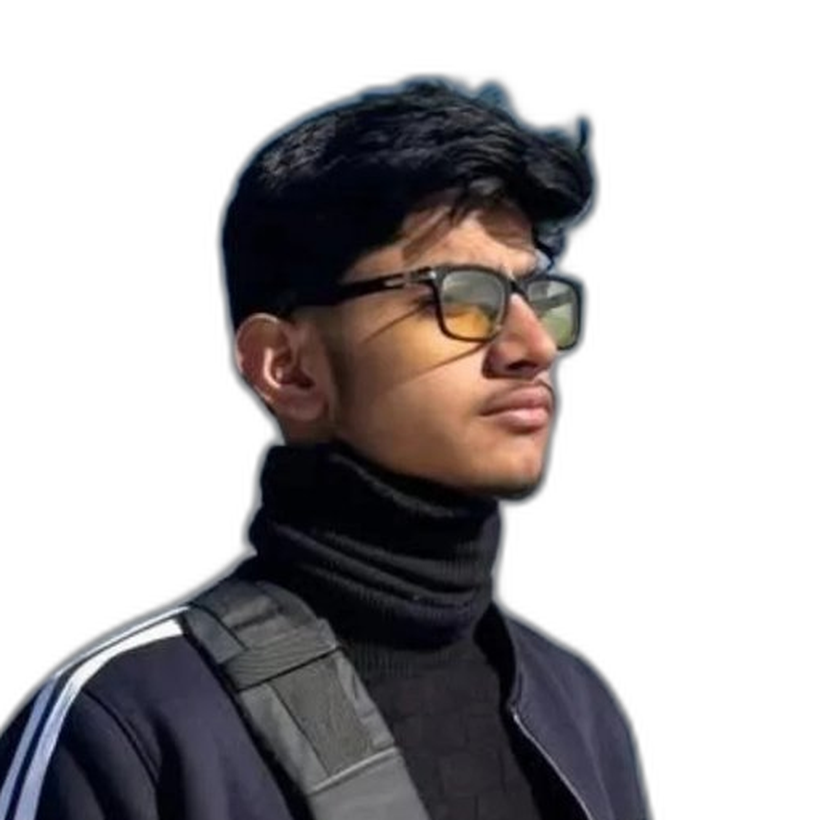
#> input picture assets/img/shahmeer.png, 820 x 820 px
$ python make-hologram.py assets/img/shahmeer.png
#> lines starting #> are read from the running program, lines starting #| are printed output that depends on the picture; after the words box and inside, x2 and y2 are one past the last pixel; in counts of white or black regions, pixels touching at a corner belong together
r"""
make-hologram.py — turn the portrait cutout into a projected hologram.

The look is a wireframe/point-cloud figure: bright cyan contours tracing
the shape, a dimmer speckled mesh filling the volume, horizontal scan
banding through the whole thing. The reference does this with a real 3D
render; we cannot, because this site has to stay smooth on a machine with
no GPU driver. So the expensive part is done here, once, offline, and the
page ships flat images that cost nothing to draw.

Three layers come out, so the page can parallax them against each other
and read as having depth:

    holo-far.webp    the dim mesh fill    (moves least)
    holo-mid.webp    volume shading       (moves a little)
    holo-edge.webp   bright contours      (moves most, sits in front)

    python make-hologram.py            # rebuild all three
    python make-hologram.py --preview  # also write a composite to eyeball

Tunables are the constants below. The failure mode to watch for is the
face dissolving into noise: DOT_STEP too small at display size turns the
dots into mush, and EDGE_GAIN too low loses the eyes and jawline, which
are the two things that make the portrait readable as a person.
"""
import os
import sys

import numpy as np
from PIL import Image

HERE = os.path.dirname(os.path.abspath(__file__))
IMG = os.path.join(HERE, "assets", "img")
SRC = os.path.join(IMG, "shahmeer.png")

SIZE = 820

# The portal draws the picture at roughly 258 CSS px, so about 520 device
# px on a 2x screen. Dot spacing is chosen against THAT, not against the
# source: at a 9px step the dots land ~5px apart on screen, which still
# reads as discrete points instead of a solid smear.
DOT_STEP = 9
DOT_MAX_R = 2.9
EDGE_GAIN = 2.6
SCAN_PERIOD = 4          # source px between scan bands
SCAN_DEPTH = 0.62        # how dark the gaps between bands go
DOT_FLOOR = 0.22         # mesh brightness in unlit parts of the figure
EDGE_FLOOR = 0.10        # below this, Sobel response is hair noise, not contour

# the palette the rest of the site already uses
DIM = np.array([0, 120, 190], dtype=float)
MID = np.array([0, 200, 255], dtype=float)
HOT = np.array([190, 246, 255], dtype=float)


def load():
    im = Image.open(SRC).convert("RGBA").resize((SIZE, SIZE), Image.LANCZOS)
#> im is the input picture: PIL image 820x820 RGBA; mean R, G, B, A 26.7, 23.6, 24.9, 106.2
    a = np.asarray(im, dtype=float) / 255.0
    rgb, alpha = a[..., :3], a[..., 3]
    lum = rgb[..., 0] * 0.299 + rgb[..., 1] * 0.587 + rgb[..., 2] * 0.114
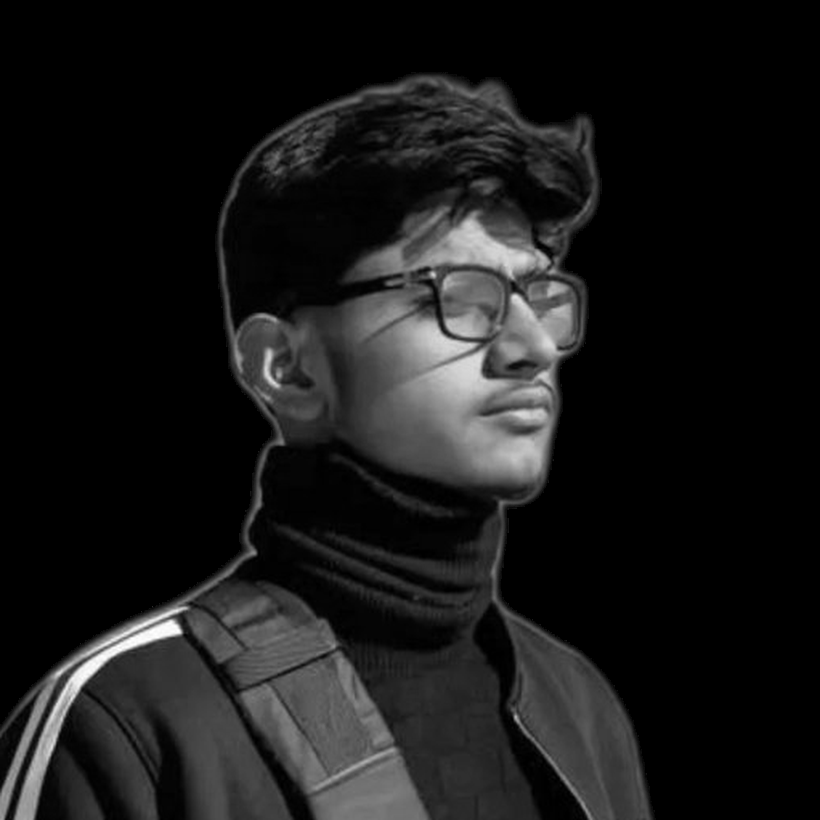
#> lum: shape (820, 820) float64; min 0, max 1, mean 0.0967
    return lum, alpha


def stretch(lum, alpha):
    """Pull contrast out of the subject only.

    The cutout is mostly a dark jacket against transparency; measuring
    levels over the whole frame would be dominated by empty pixels and
    leave the figure nearly flat."""
    inside = lum[alpha > 0.5]
    if inside.size == 0:
        return lum
    lo, hi = np.percentile(inside, 2), np.percentile(inside, 98)
#> lo = 0.00795; hi = 0.749
    if hi - lo < 1e-3:
        return lum
    return np.clip((lum - lo) / (hi - lo), 0.0, 1.0)


def sobel(x):
    p = np.pad(x, 1, mode="edge")
    gx = (-p[:-2, :-2] + p[:-2, 2:]
          - 2 * p[1:-1, :-2] + 2 * p[1:-1, 2:]
          - p[2:, :-2] + p[2:, 2:])
    gy = (-p[:-2, :-2] - 2 * p[:-2, 1:-1] - p[:-2, 2:]
          + p[2:, :-2] + 2 * p[2:, 1:-1] + p[2:, 2:])
    return np.hypot(gx, gy)


def silhouette_edge(alpha):
    """The outline of the cutout itself.

    Luminance edges alone lose the figure against the empty background,
    because there is no gradient to detect where the subject simply
    stops. This puts the missing contour back."""
    return np.clip(sobel(alpha) * 1.4, 0.0, 1.0)


def colorize(intensity, alpha):
    """Ramp intensity through dim -> mid -> hot cyan.

    Two segments rather than one keeps the midtones saturated; a single
    lerp from dim to hot washes the whole figure out to pale blue."""
    i = np.clip(intensity, 0.0, 1.0)[..., None]
    lower = DIM + (MID - DIM) * (i / 0.6)
    upper = MID + (HOT - MID) * ((i - 0.6) / 0.4)
    rgb = np.where(i < 0.6, lower, upper)
    out = np.zeros(intensity.shape + (4,), dtype=np.uint8)
    out[..., :3] = np.clip(rgb, 0, 255).astype(np.uint8)
    out[..., 3] = np.clip(i[..., 0] * alpha * 255.0, 0, 255).astype(np.uint8)
    return Image.fromarray(out, "RGBA")


def dot_field(lum, alpha):
    """Stamp a dot per grid cell, sized and lit by local brightness.

    Radii are quantised into a few buckets so this is a handful of
    vectorised passes instead of tens of thousands of draw calls."""
    field = np.zeros((SIZE, SIZE), dtype=float)
    ys = np.arange(0, SIZE, DOT_STEP)
    xs = np.arange(0, SIZE, DOT_STEP)
    gy, gx = np.meshgrid(ys, xs, indexing="ij")

    # A floor inside the silhouette. Keying purely on luminance meshes
    # the face and leaves the dark jacket bare, which reads as a missing
    # chunk of the volume rather than a shadowed part of it.
    inside = alpha[gy, gx] > 0.5
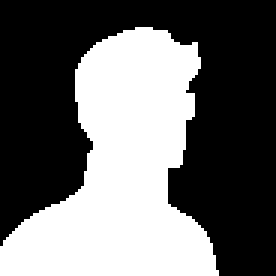
#> inside: shape (92, 92) bool (shown 3 times larger); 41.4% white; 1 white region, box (x1, y1, x2, y2) and area: (0, 9, 73, 92) 3501
    b = alpha[gy, gx] * (DOT_FLOOR + (1.0 - DOT_FLOOR) * lum[gy, gx])
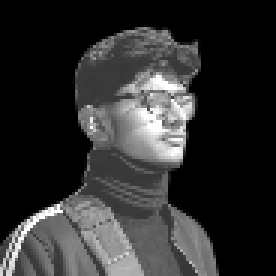
#> b: shape (92, 92) float64 (shown 3 times larger); min 0, max 1, mean 0.184
    gy, gx, b = gy[inside], gx[inside], b[inside]
#> gy = 3501 values from 81 to 819; gx = 3501 values, max 648 at index 3427, min 0 at index 2782, mean 364.5; b = 3501 values, max 1 at index 2010, min 0.218 at index 698, mean 0.443

    radii = np.clip(0.6 + b * DOT_MAX_R, 0.6, DOT_MAX_R)
#> radii = 3501 values, max 2.9 at index 531, min 1.23 at index 698, mean 1.86
    buckets = np.round(radii).astype(int)
#> buckets = 3501 values, max 3 at index 490, min 1 at index 0, mean 1.84

    for r in np.unique(buckets):
        sel = buckets == r
        yy, xx, bb = gy[sel], gx[sel], b[sel]
        rr = int(max(r, 1))
        for dy in range(-rr, rr + 1):
            for dx in range(-rr, rr + 1):
                if dx * dx + dy * dy > rr * rr:
                    continue
                ty, tx = yy + dy, xx + dx
                ok = (ty >= 0) & (ty < SIZE) & (tx >= 0) & (tx < SIZE)
                np.maximum.at(field, (ty[ok], tx[ok]), bb[ok])
#> this loop made 3 passes
    return field


def scan_bands(lum):
    rows = np.arange(SIZE)[:, None]
    band = ((rows % SCAN_PERIOD) < (SCAN_PERIOD // 2)).astype(float)
    return lum * (1.0 - SCAN_DEPTH + SCAN_DEPTH * band)


def main():
    lum_raw, alpha = load()
    lum = stretch(lum_raw, alpha)

    # --- far: the dim mesh filling the volume ---
    far = dot_field(lum, alpha) * 0.62

    # --- mid: smooth tone, the volume shading ---
    # The scan banding used to be baked in here. It is now a CSS
    # repeating-gradient over the top instead: free, animatable, and it
    # left this layer a smooth image that compresses to a third the size.
    mid = lum * 0.55 * alpha

    # --- edge: the bright wireframe ---
    e = sobel(lum) * alpha
    if e.max() > 0:
        e = e / e.max()
    e[e < EDGE_FLOOR] = 0.0
    edge = np.clip((e - EDGE_FLOOR) / (1.0 - EDGE_FLOOR) * EDGE_GAIN, 0.0, 1.0)
    edge = np.maximum(edge, silhouette_edge(alpha))
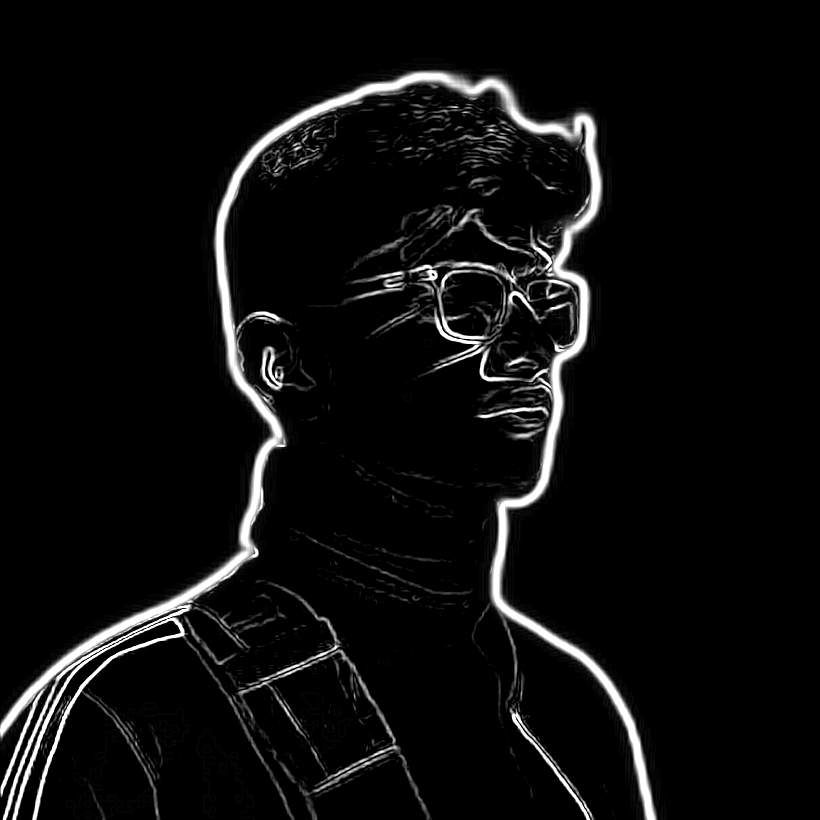
#> edge: shape (820, 820) float64; min 0, max 1, mean 0.0522
    edge = np.clip(edge, 0.0, 1.0)

    layers = {"holo-far": far, "holo-mid": mid, "holo-edge": edge}
    for name, data in layers.items():
        img = colorize(data, np.ones_like(alpha) if name == "holo-edge" else alpha)
        path = os.path.join(IMG, name + ".webp")
        img.save(path, format="WEBP", quality=72 if name == "holo-mid" else 88, method=6)
        print("%-10s %6.0f KB   peak %.2f" % (name, os.path.getsize(path) / 1024, data.max()))
#> this loop made 3 passes
#> name on passes 1 to 3: 'holo-far', 'holo-mid', 'holo-edge'
#| holo-far       47 KB   peak 0.62
#| holo-mid       82 KB   peak 0.55
#| holo-edge     121 KB   peak 1.00
#> pass 1, in colorize, `lower = DIM + (MID - DIM) * (i / 0.6)`:
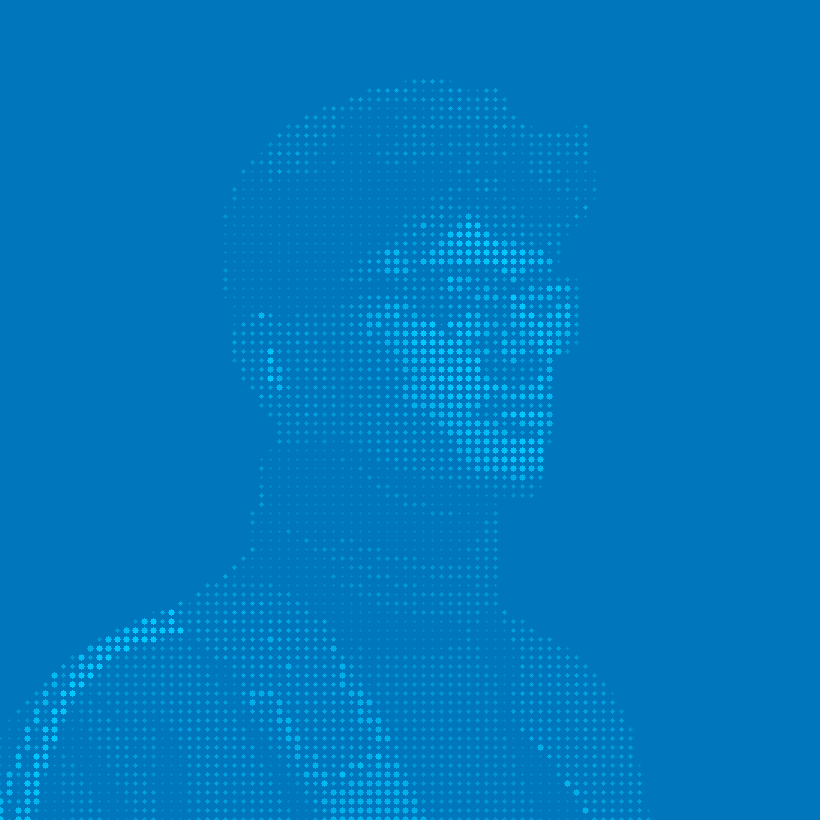
#> lower: shape (820, 820, 3) float64; mean of channels 0, 1, 2 0, 123, 192.4; drawn with min black and max white
#> pass 1, in colorize, `upper = MID + (HOT - MID) * ((i - 0.6) / 0.4)`:
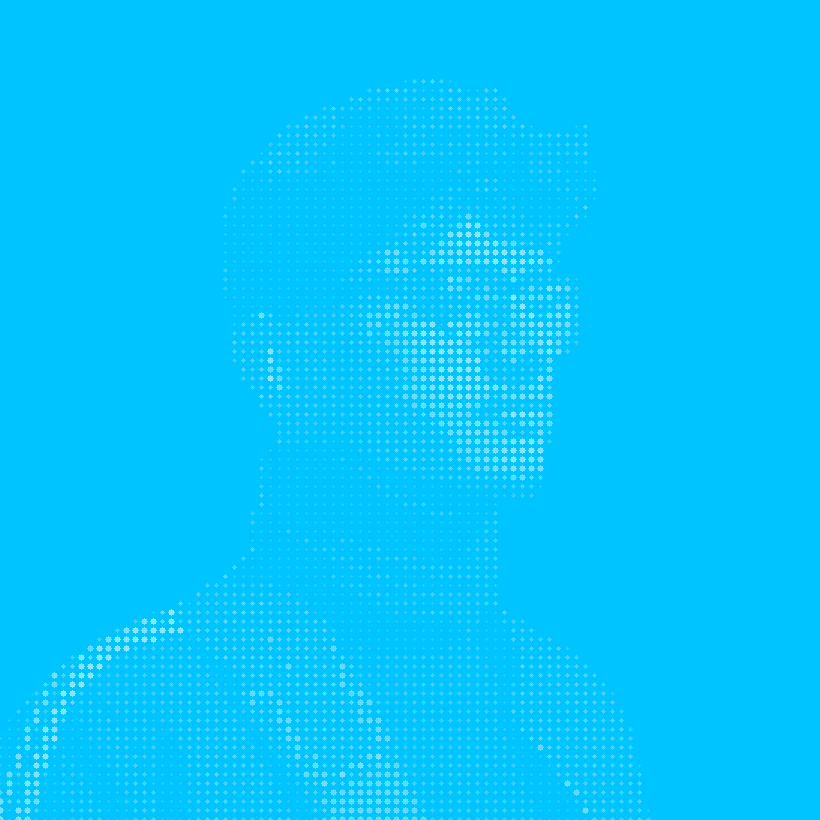
#> upper: shape (820, 820, 3) float64; mean of channels 0, 1, 2 -274.3, 133.6, 255; drawn with min black and max white
#> after the loop:
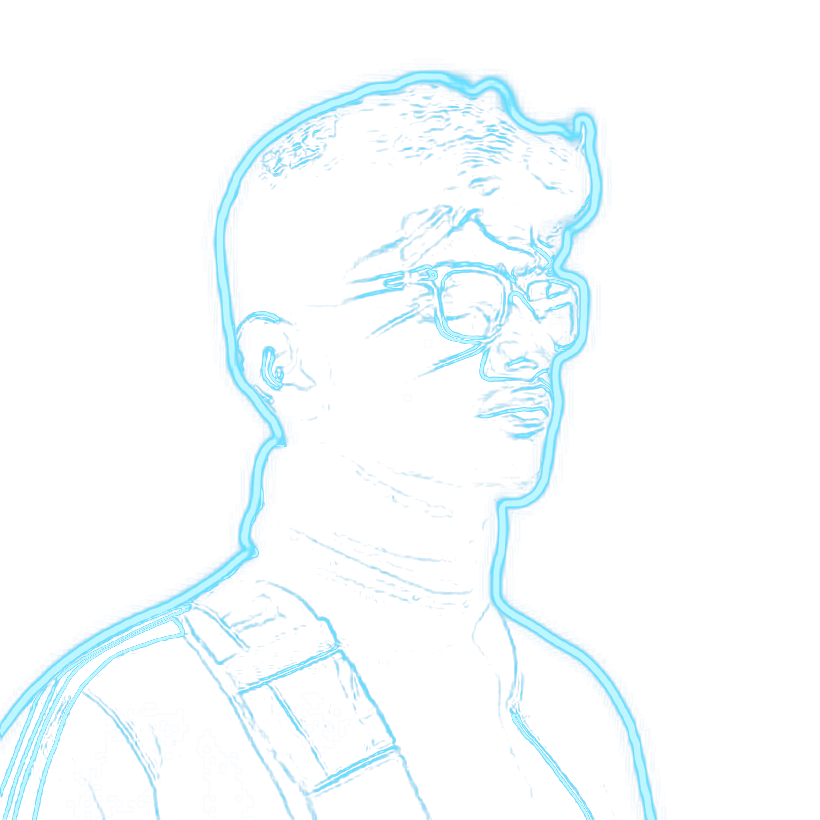
#> img: PIL image 820x820 RGBA; mean R, G, B, A 5.4, 126.7, 194.4, 13.2; transparent parts drawn white

    if "--preview" in sys.argv:
        base = Image.new("RGBA", (SIZE, SIZE), (4, 12, 24, 255))
        for name in ("holo-far", "holo-mid", "holo-edge"):
            base.alpha_composite(Image.open(os.path.join(IMG, name + ".webp")).convert("RGBA"))
        out = os.path.join(HERE, "holo-preview.png")
        base.convert("RGB").save(out)
        print("preview  ->", out)


if __name__ == "__main__":
    main()

$ run again, with assets/img/_cutout-cache.png copied over assets/img/shahmeer.png
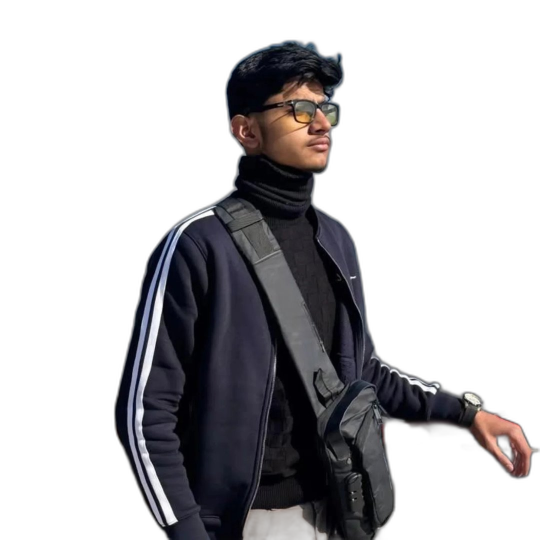
#> input picture assets/img/_cutout-cache.png, 1080 x 1080 px (shown at 1/2 size)
#> lo = 0.00341; hi = 0.79
#> in dot_field, `inside = alpha[gy, gx] > 0.5`:
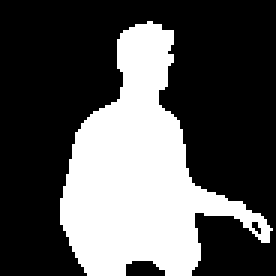
#> inside: shape (92, 92) bool (shown 3 times larger); 33.1% white; 1 white region, box (x1, y1, x2, y2) and area: (20, 7, 91, 92) 2799
#> in dot_field, `gy, gx, b = gy[inside], gx[inside], b[inside]`: gy = 2799 values from 63 to 819; gx = 2799 values, max 810 at index 2219, min 180 at index 1589, mean 412.8; b = 2799 values, max 0.996 at index 145, min 0.145 at index 1957, mean 0.407
#> radii = 2799 values, max 2.9 at index 125, min 1.02 at index 1957, mean 1.76
#> buckets = 2799 values, max 3 at index 125, min 1 at index 1, mean 1.74
#> the loop in dot_field, `for r in np.unique(buckets):` made 3 passes
#> the loop in main, `for name, data in layers.items():` made 3 passes
#> name on passes 1 to 3: 'holo-far', 'holo-mid', 'holo-edge'
#> (printed output is left out)
#> after the loop in main, `for name, data in layers.items():`:
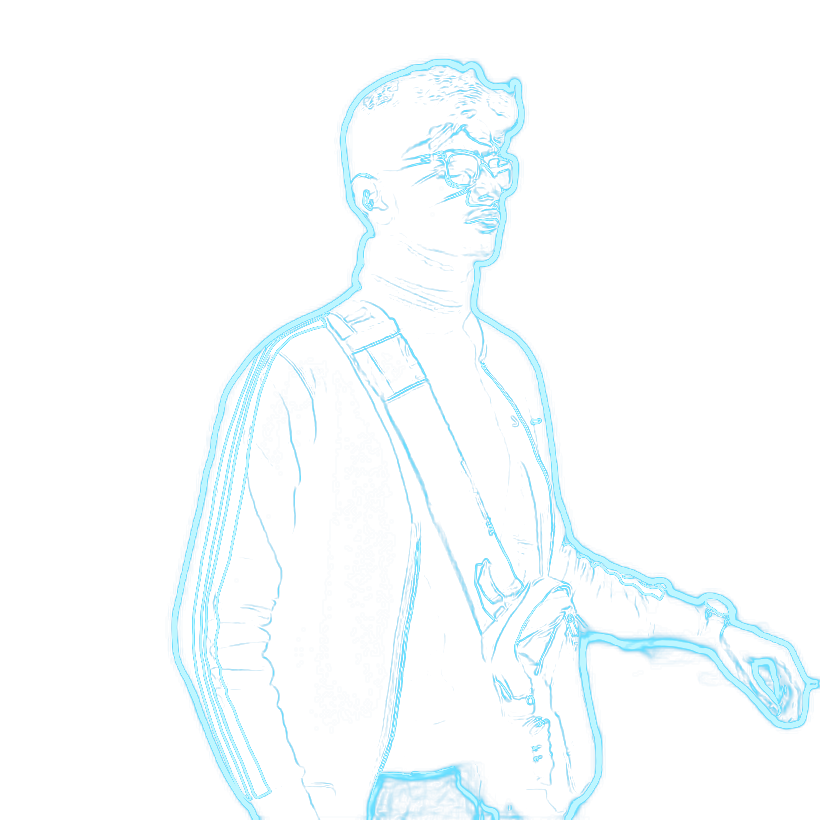
#> img: PIL image 820x820 RGBA; mean R, G, B, A 5.7, 126.1, 193.8, 12.1; transparent parts drawn white
